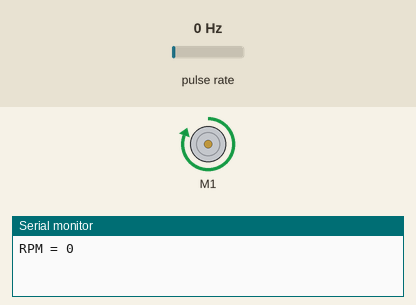
The sketch below on a simulated Arduino Uno, built with avr-gcc and run on an emulated ATmega328P. Parts: DC motor (green arrow = forward, orange = backward, longer = faster), the last lines printed to the serial monitor. Wiring (inferred from the names in the program): pulse sensor: data pin 2. The inputs (shaded band) are chosen by the test bench; at power-on: pulse rate 0 Hz.

Above: at 1.2 s.
1.3 s: pulse rate (sensor on pin 2) set to 50 Hz
At 3.8 s:
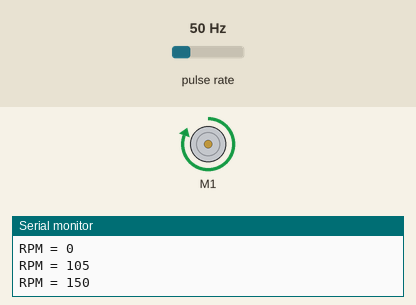
4.3 s: pulse rate (sensor on pin 2) set to 100 Hz
At 6.2 s:
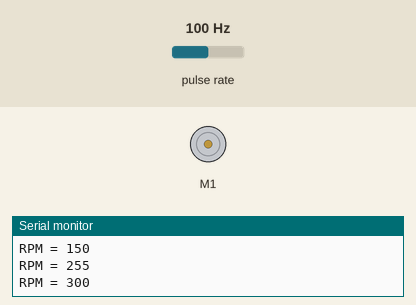
6.5 s: pulse rate (sensor on pin 2) set to 4 Hz
At 7.35 s:
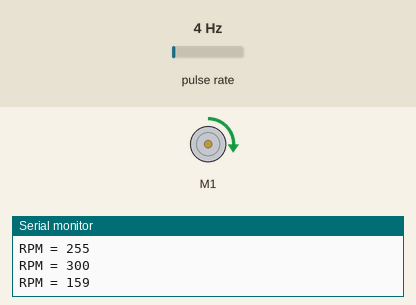
9.5 s: pulse rate (sensor on pin 2) set to 150 Hz
At 10.15 s:
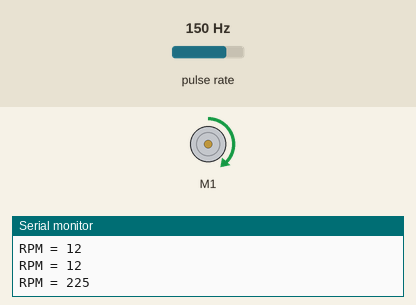
12.5 s: pulse rate (sensor on pin 2) set to 50 Hz
At 14.85 s:
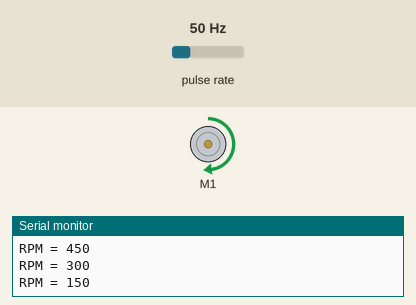
15.5 s: pulse rate (sensor on pin 2) set to 196 Hz
Timing chart, 0 to 18.5 s (numbered marks = the images above; inputs shaded):
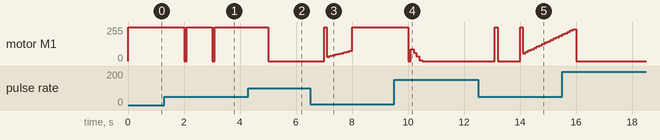

The sketch:

PID_Basic.ino
```cpp
/********************************************************
 * PID Basic Example
 * Reading analog input 0 to control analog PWM output 3
 ********************************************************/

#include <PID_v1.h>
int encoder_pin = 2;  // The pin the encoder is connected
unsigned int rpm;     // rpm reading
volatile byte pulses;  // number of pulses
unsigned long timeold;
// The number of pulses per revolution
// depends on your index disc!!
unsigned int pulsesperturn = 20;

 void counter()
 {
    //Update count
      pulses++;
 }

//Define Variables we'll be connecting to
double Setpoint, Input, Output;

//Specify the links and initial tuning parameters
PID myPID(&Input, &Output, &Setpoint,2,5,1, DIRECT);
#include <AFMotor.h>
AF_DCMotor motorl(1);
void setup()
{
  Serial.begin(9600);
  //initialize the variables we're linked to
 // Input = analogRead(5);
  Input = rpm;
  Setpoint = 170;

  //turn the PID on
  myPID.SetMode(AUTOMATIC);
  //Set motor initial speed
  //motorl.setSpeed (Output);
   //motorl.setSpeed(100);
// Speed encoder
   pinMode(encoder_pin, INPUT);

   //Interrupt 0 is digital pin 2, so that is where the IR detector is connected
   //Triggers on FALLING (change from HIGH to LOW)
   attachInterrupt(0, counter, FALLING);
   // Initialize
   pulses = 0;
   rpm = 0;
   timeold = 0;
}


void loop()
{
  //Speed Encoder
  if (millis() - timeold >= 1000){  /*Uptade every one second, this will be equal to reading frecuency (Hz).*/

  //Don't process interrupts during calculations
   detachInterrupt(0);
   //Note that this would be 60*1000/(millis() - timeold)*pulses if the interrupt
   //happened once per revolution
   rpm = (60 * 1000 / pulsesperturn )/ (millis() - timeold)* pulses;
   timeold = millis();
   pulses = 0;

   //Write it out to serial port
   Serial.print("RPM = ");
   Serial.println(rpm,DEC);
   //Restart the interrupt processing
   attachInterrupt(0, counter, FALLING);
   }
  //PID Control
 // Input = analogRead(0);
 Input = rpm;
  myPID.Compute();
  //analogWrite(3,Output);
  // analogWrite(3,Output)
   motorl.setSpeed (Output);
   motorl.run(FORWARD);
}
void pidprint(){
   Serial.print("inputt");
   Serial.println(Input);
   Serial.print("output");
   Serial.println(Output);
}
```

Measured:
- after the input at 1.3 s, motor M1: alternates forward 255/255 for 0.90 s and stopped for 0.10 s, starting after 0.70 s
- after the input at 4.3 s, motor M1: forward 255/255 → stopped after 0.70 s
- after the input at 6.5 s, motor M1: stopped → forward 255/255 after 0.50 s, → forward 33/255 0.10 s later, → forward 38/255 0.10 s later, → forward 44/255 0.10 s later, … (11 changes in this stretch)
- after the input at 9.5 s, motor M1: forward 255/255 → stopped after 0.50 s, → forward 90/255 0.10 s later, → forward 62/255 0.10 s later, → forward 35/255 0.10 s later, … (6 changes in this stretch)
- after the input at 12.5 s, motor M1: ramps from stopped to forward 255/255 and jumps back, once every 0.90 s
